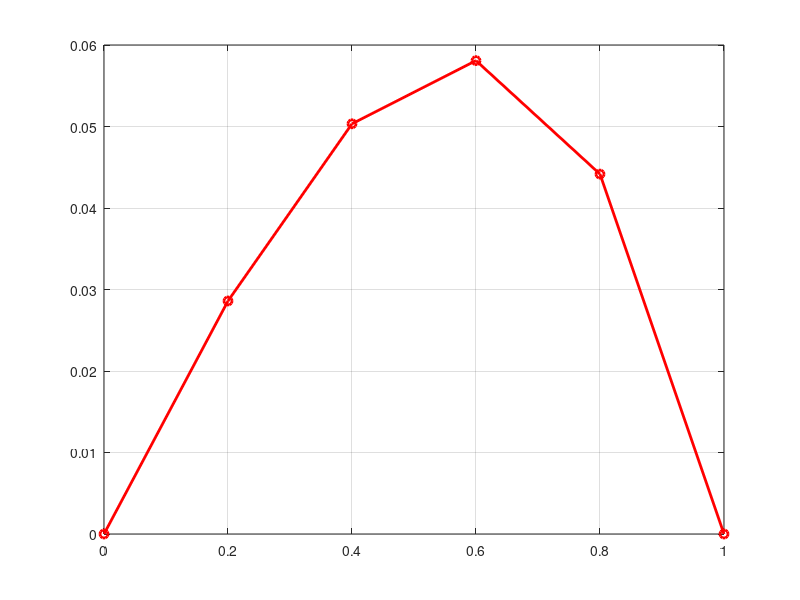

This chart was generated by the following MATLAB code:
clear
clc

N = 5;
h = 1/N;
x = 0+(0:N)/N;
dx = 1/N;

bc_R = 0;
bc_L = 0;

A = zeros(N+1);
for i=2:N
    A(i,i-1) = -1/dx^2;
    A(i,i) = 2/dx^2+1;
    A(i,i+1) = -1/dx^2;
end
A(1,1) = 2/dx^2+1;
A(1,2) = -1/dx^2;
A(end,end-1) = -1/dx^2;
A(end,end) = 2/dx^2+1;

f = x;
f(2) = f(2)-bc_L*A(2,1);
f(end-1) = f(end-1)-bc_R*A(end-1,end);

u = inv(A(2:end-1,2:end-1))*f(2:end-1)';

u = [bc_L; u; bc_R];

plot(x,u,'-ro','linewidth',2)
grid on